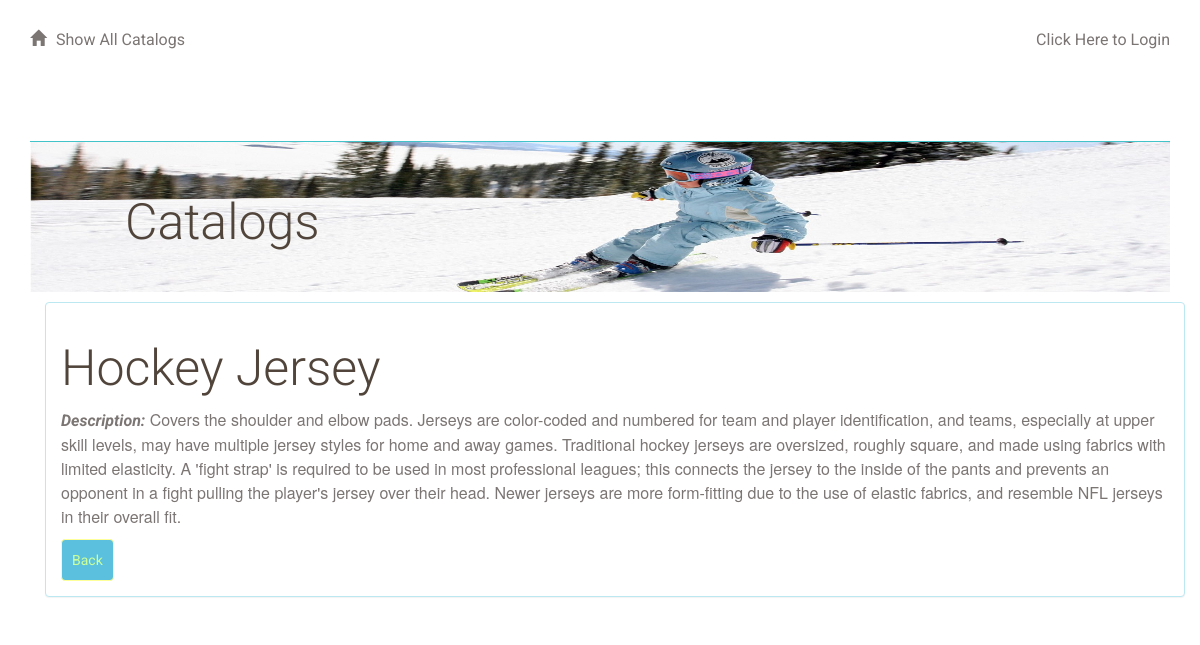
/catalog/9/32, run on the app's committed database.
### database_setup.py (models this page shows, shortened)
class CatalogItem(Base):
    __tablename__ = 'catalog_item'
    name = Column(String(80), nullable=False)
    id = Column(Integer, primary_key=True)
    description = Column(String(250))
    catalog_id = Column(Integer, ForeignKey('catalog.id'))
    catalog = relationship(Catalog, cascade="delete")
    user_id = Column(Integer, ForeignKey('user.id'))
    user = relationship(User, cascade="delete")

### application.py (the view)
@app.route('/')
@app.route('/catalog/<int:catalog_id>/<int:catalogItem_id>')
def showItemInfo(catalog_id, catalogItem_id):
    item = session.query(CatalogItem).filter_by(id=catalogItem_id).one()
    if 'username' not in login_session:
        return render_template(
            'publiciteminfo.html', catalogItem_id=catalogItem_id, item=item)
    else:
        return render_template(
            'showiteminfo.html', catalogItem_id=catalogItem_id, item=item)

### templates/publiciteminfo.html
{% extends "main.html" %}
{% block content %}
{% include "header.html" %}
<div class="container">
  <div class="panel panel-info">
    <div class="panel-body">
      <form action="#" method = "post">
        <h1>{{item.name}}</h1>
        <p><em>Description:</em> {{item.description}}</p>
        <a href = '{{url_for('catalogMenu')}}' class='btn btn-info' role='button'>
          Back</a>
      </form>
    </div>
  </div>
</div>
{% endblock%}

### static/newstyles.css (style rules this page uses)
* { font-family: "Helvetica Neue Bold", Roboto, Helvetica, Arial, sans-serif; font-weight: 700; }
h1 { font-family: "Helvetica Neue Light", Roboto, Helvetica, Arial, sans-serif; font-size: 50px; color: #51453B; line-height: 60px; font-weight: 300; }
p { font-family: "Helvetica Neue", Roboto, Helvetica, Arial, sans-serif; font-size: 16px; color: #7B7573; line-height: 24px; font-weight: 400; }
a { font-size: 16px; color: #0093B9; line-height: 17px; }
.btn { padding: 10px; margin: 0; border-color: #FFFF99; border-width: 1px; color: #CCFF99; }

### data on the page
CatalogItem: name "Hockey Jersey", description "Covers the shoulder and elbow pads. Jerseys are color-coded and numbered for team and player identification, and teams, especially at upper skill levels, may have multiple jersey styles for home and away games. Traditional hockey jerseys are oversized, roughly square, and made using fabrics with limited elasticity. A 'fight strap' is required to be used in most professional leagues; this connects the jersey to the inside of the pants and prevents an opponent in a fight pulling the player's jersey over their head. Newer jerseys are more form-fitting due to the use of elastic fabrics, and resemble NFL jerseys in their overall fit."
